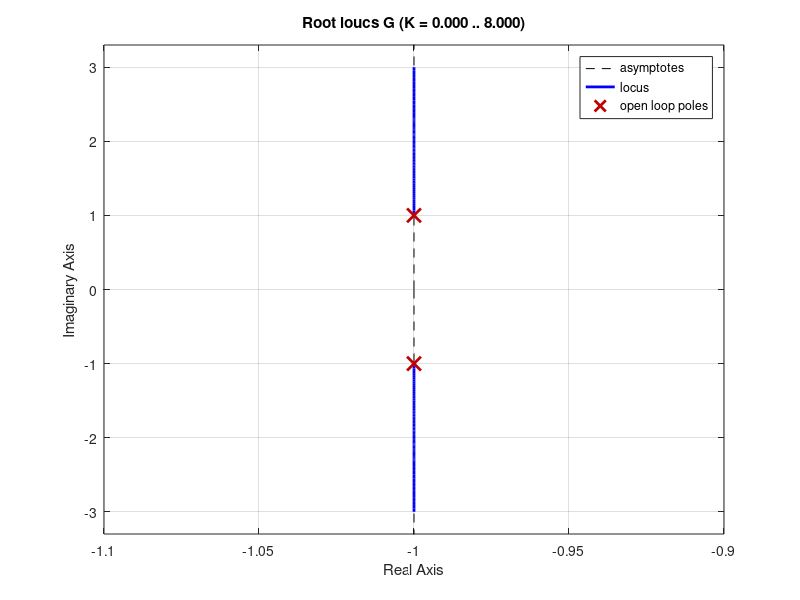
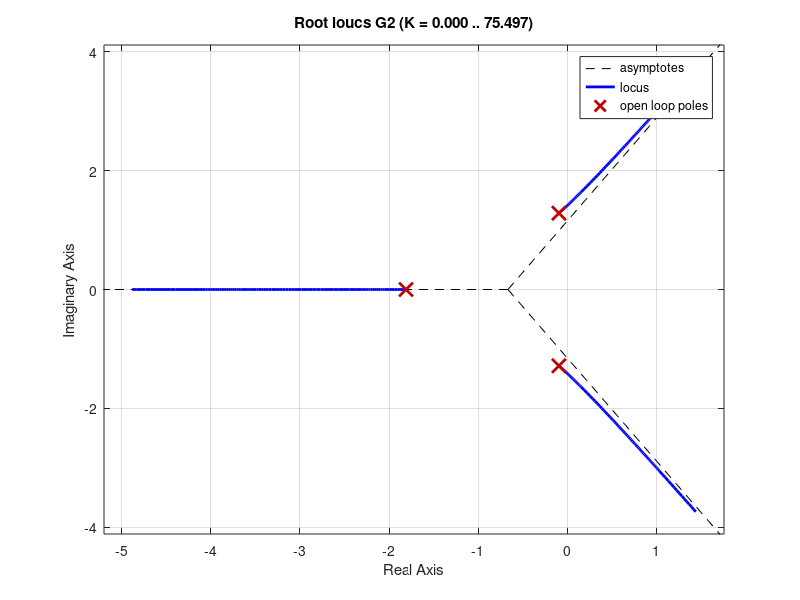

MATLAB code to generate these figures, in order: (Note: this script raises an error after producing the figures.)
%% ejemplo rlocus
figure(1)
G=tf(1,[1 2 2]);
rlocus(G)
grid on
figure(2)
G2=tf(1,[1 2 2 3]);
rlocus(G2) %para ver las raices imaginarias dependiendo de los posibles
%valores de K
%Azul punto lazo abierto, resto de colores valores posibles de k
%En el caso de este sistema se vuelve marginalmente estable a valores de
%1.1 como se puede ver en data point
grid on
%% rltool
rltool(G2)
%Se puede crear nuevos plots y se pone r2y para observarlo como tf
%Dando click derecho en la grafica de z se le puede dar un requerimiento
%Dando en nuevo y poniendo el requerimiento de  0.4
%%
rltool() %Se puede cargar la data guardada